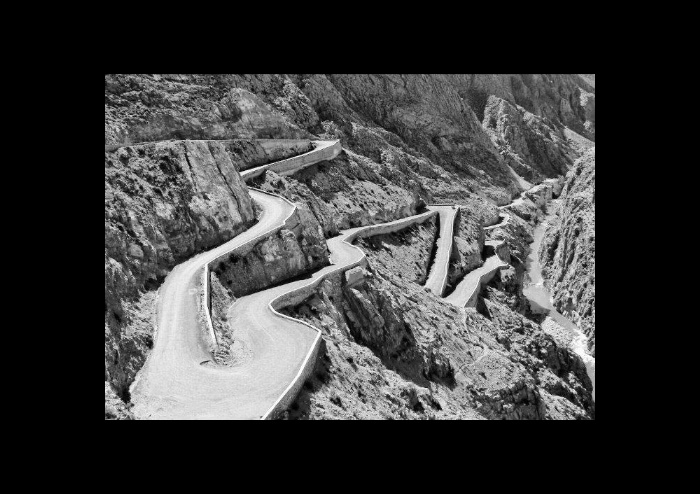
#> input picture images/tisdrin_test.jpg, 700 x 494 px, found by its file name
$ python translate_image.py
#> lines starting #> are read from the running program, lines starting #| are printed output that depends on the picture
import cv2
import numpy as np
import matplotlib.pyplot as plt

def apply_translation(image, Tx, Ty=0):
    """
    Apply translation (Tx, Ty) to an image.

    Parameters:
    -----------
    image : numpy.ndarray
        Input image
    Tx : float
        Translation in x-direction
    Ty : float
        Translation in y-direction

    Returns:
    --------
    translated_img : numpy.ndarray
        Translated image
    """
    rows, cols = image.shape[:2]

    # Create translation matrix
    M_translation = np.float32([[1, 0, Tx],
                                [0, 1, Ty]])

    # Apply translation
    translated_img = cv2.warpAffine(image, M_translation, (cols, rows))

    return translated_img

def demonstrate_translation(image_path, save_path='translated_image.jpg'):
    # Read the image
#> called with image_path = 'images/tisdrin_test.jpg', save_path = 'images/tisdrin_test_30_12.jpg'
    img = cv2.imread(image_path, cv2.IMREAD_GRAYSCALE)
#> img is the input picture: shape (494, 700); min 0, max 255, mean 59.5
    if img is None:
        print(f"Error: Could not read image at {image_path}")
        return

    # Define translation
    Tx, Ty = 30, 12   # Décalage de 50 px à droite

    # Apply translation
    translated = apply_translation(img, Tx, Ty)
#> in apply_translation, `translated_img = cv2.warpAffine(image, M_translation, (cols, rows))`:
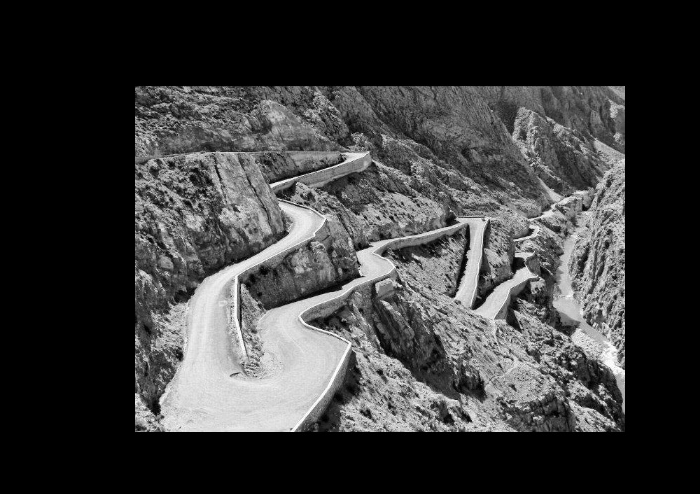
#> translated_img: shape (494, 700); min 0, max 255, mean 59.5

    # Save the translated image
    cv2.imwrite(save_path, translated)
    print(f"Translated image saved to {save_path}")

    # Display original and translated images
    plt.figure(figsize=(12, 6))
    plt.subplot(121), plt.imshow(img, cmap='gray'), plt.title('Original Image')
    plt.subplot(122), plt.imshow(translated, cmap='gray'), plt.title(f'Translated (Tx={Tx}, Ty={Ty})')
    plt.tight_layout()
    plt.show()
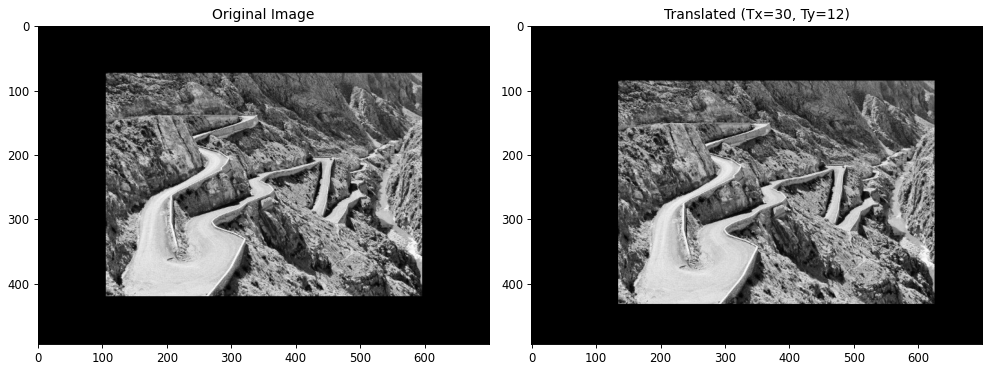
#> figure drawn by matplotlib, 2 panels

    return img, translated

# Exemple d’utilisation
original, translated = demonstrate_translation(
    'images/tisdrin_test.jpg',
    'images/tisdrin_test_30_12.jpg'
)

$ run again, with images/brain.jpg copied over images/tisdrin_test.jpg
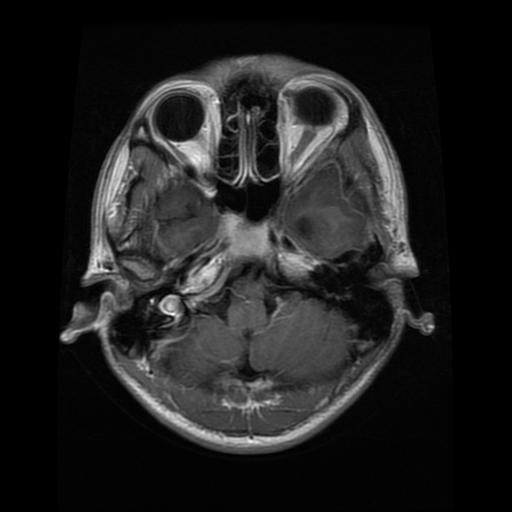
#> input picture images/brain.jpg, 512 x 512 px, found by its file name
#> in demonstrate_translation, img is the input picture: shape (512, 512); min 0, max 255, mean 31.8
#> in apply_translation, `translated_img = cv2.warpAffine(image, M_translation, (cols, rows))`:
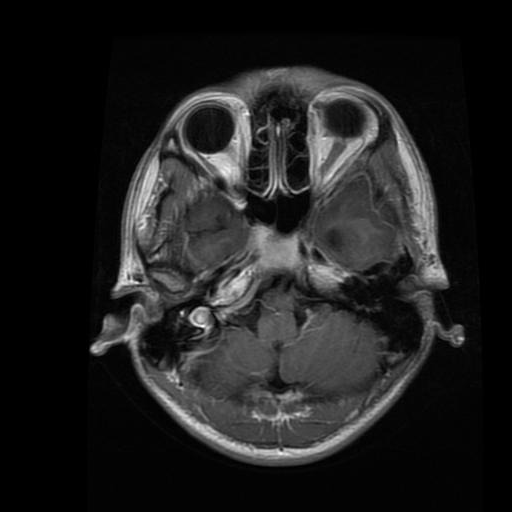
#> translated_img: shape (512, 512); min 0, max 255, mean 31.8
#> in demonstrate_translation, `plt.show()`:
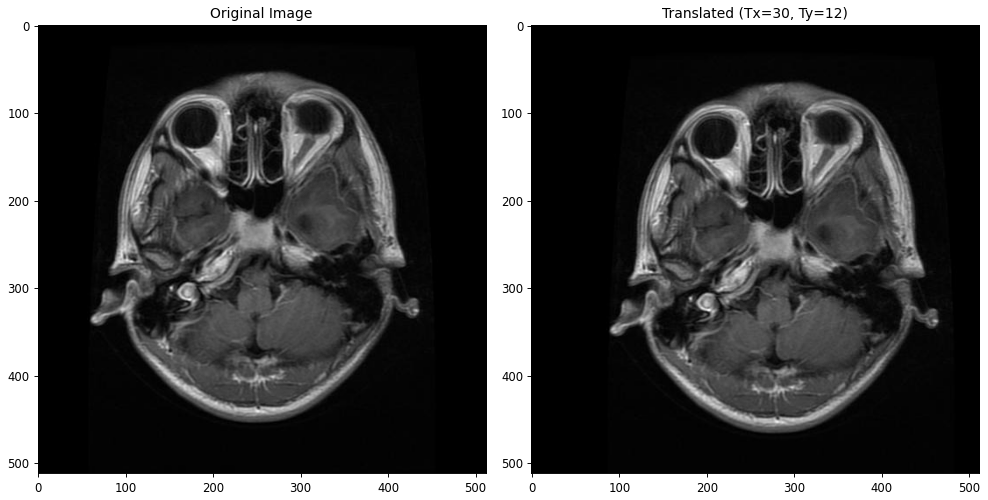
#> figure drawn by matplotlib, 2 panels

$ run again, with images/elephant_types.png_color.jpg copied over images/tisdrin_test.jpg
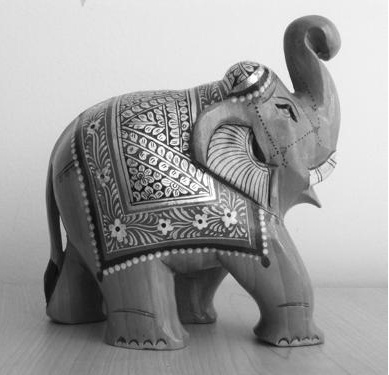
#> input picture images/elephant_types.png_color.jpg, 389 x 375 px, found by its file name
#> in demonstrate_translation, img is the input picture: shape (375, 389); min 0, max 255, mean 156.4
#> in apply_translation, `translated_img = cv2.warpAffine(image, M_translation, (cols, rows))`:
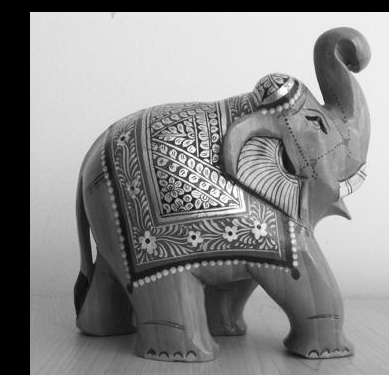
#> translated_img: shape (375, 389); min 0, max 255, mean 135.1
#> in demonstrate_translation, `plt.show()`:
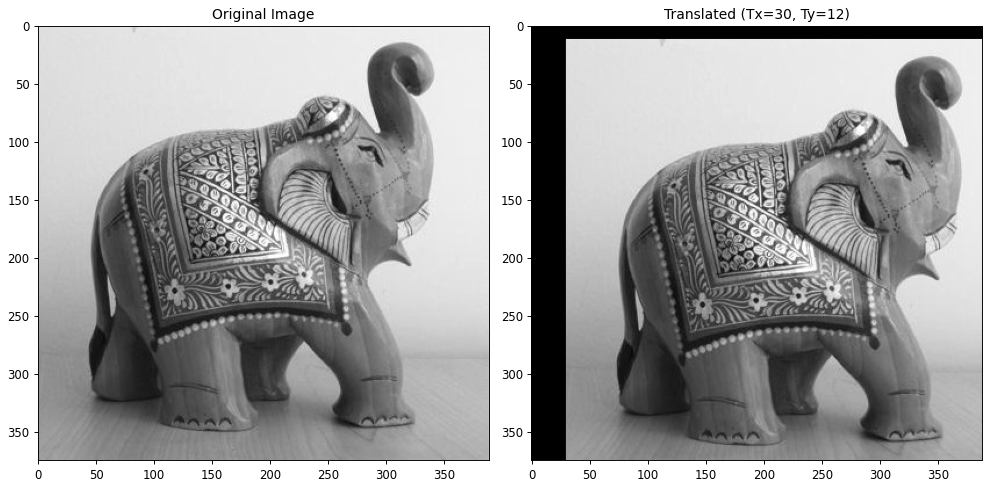
#> figure drawn by matplotlib, 2 panels
